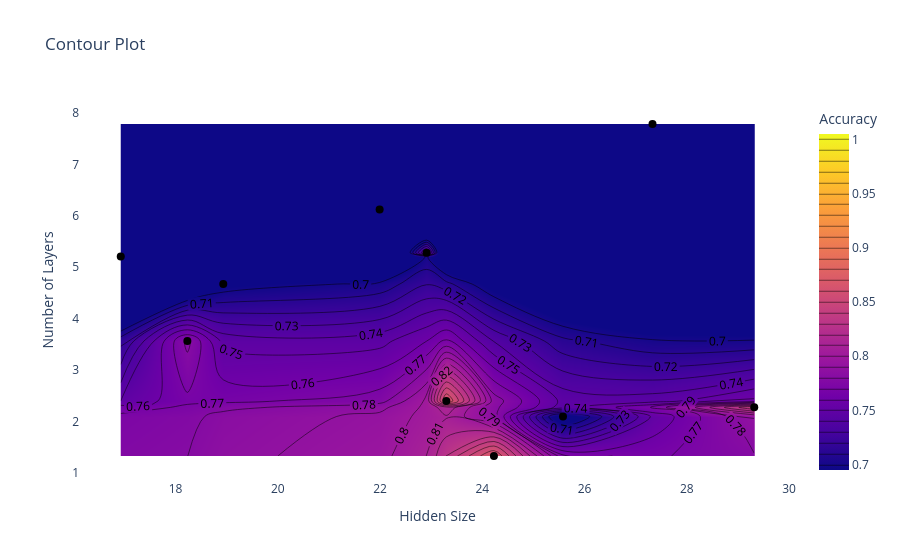

The cell this chart's notebook holds for it:
### Code cell
bayes = analysis.results_df
plot_contour(bayes, "config/hidden_size", "config/num_layers", "accuracy", start=0.7)

### Figure 1 — Plotly figure (JSON) as saved in the notebook; plotly's stock layout.template omitted (floating-point values rounded to 4 significant figures)
{"data": [{"colorbar": {"title": {"text": "Accuracy"}}, "colorscale": [[0, "#0d0887"], [0.1111, "#46039f"], [0.2222, "#7201a8"], [0.3333, "#9c179e"], [0.4444, "#bd3786"], [0.5556, "#d8576b"], [0.6667, "#ed7953"], [0.7778, "#fb9f3a"], [0.8889, "#fdca26"], [1, "#f0f921"]], "contours": {"coloring": "heatmap", "end": 1, "showlabels": true, "size": 0.01, "start": 0.7}, "type": "contour", "x": [21.99, 25.58, 16.93, 27.33, 29.32, 18.93, 22.91, 18.23, 23.3, 24.23], "y": [6.124, 2.092, 5.208, 7.789, 2.273, 4.673, 5.283, 3.565, 2.398, 1.325], "z": [0.3937, 0.6781, 0.4719, 0.2281, 0.8406, 0.6922, 0.7594, 0.7828, 0.8719, 0.8719]}, {"customdata": [0.3937, 0.6781, 0.4719, 0.2281, 0.8406, 0.6922, 0.7594, 0.7828, 0.8719, 0.8719], "hovertemplate": "Hidden Size: %{x}<br>Number of Layers: %{y}<br>Accuracy: %{customdata:.4f}<extra></extra>", "marker": {"color": "black", "size": 8, "symbol": "circle"}, "mode": "markers", "name": "Data Points", "type": "scatter", "x": [21.99, 25.58, 16.93, 27.33, 29.32, 18.93, 22.91, 18.23, 23.3, 24.23], "y": [6.124, 2.092, 5.208, 7.789, 2.273, 4.673, 5.283, 3.565, 2.398, 1.325]}], "layout": {"paper_bgcolor": "white", "plot_bgcolor": "white", "title": {"text": "Contour Plot"}, "xaxis": {"showgrid": false, "title": {"text": "Hidden Size"}}, "yaxis": {"showgrid": false, "title": {"text": "Number of Layers"}}}}
